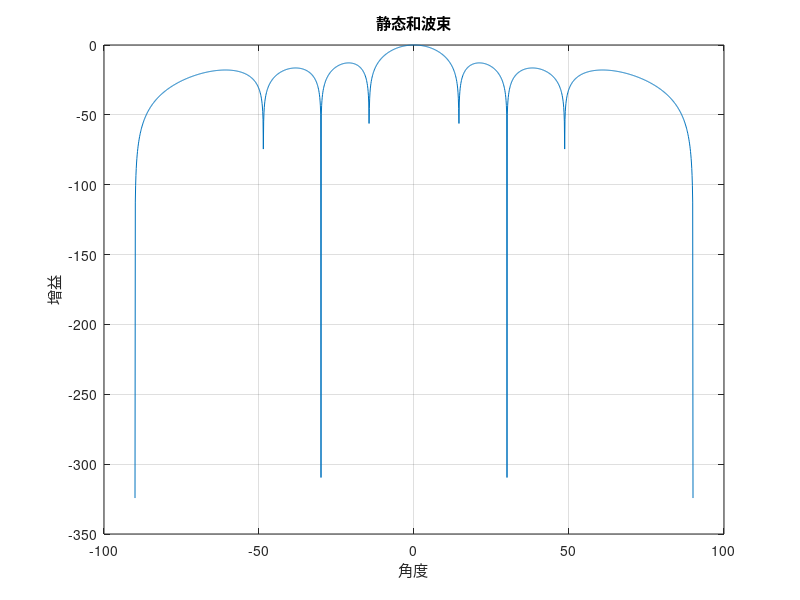

Recreate this plot in MATLAB. (Note: this script raises an error after producing the figure.)
close all;
clear all;
clc;
clear ;clc;close all;
%%参数设置
f=16e9;
c=3e8;
lamda=c/f;
d=lamda/2;
k=2*pi/lamda;
N=8;

%% 无干扰静态方向图
theta=-90:0.1:90;
L=length(theta);
a_start=zeros(N,L);
for i=1:N
    a_start(i,:)=exp(1j*k*(i-1)*d*sind(theta));
end
v=ones(N,1);
s=v'*a_start;
s1=abs(s);
s2=s1/max(s1);
s=20*log10(s2);
figure(1);
plot(theta,s);
xlabel("角度");
ylabel("增益");
title('静态和波束');
grid on;
%% 期望信号 噶闹信号 噪声信号
M=512;%采样次数
theta0=15;%期望信号角度
theta_i=[38 68];%干扰信号
a_i=exp(1i*k*(0:N-1)'*d*sind(theta_i));%干扰信号对每个阵子的相移
a0=exp(1i*k*(0:N-1)'*d*sind(theta0));%期望信号对每个阵子的相移 alpha
I1=zeros(N,M);
I2=zeros(N,M);
n=zeros(N,M);
for ii=1:M %生成信号
    AM_I1=100*randn(1);
    AM_I2=100*randn(1);
    I1(:,ii)=AM_I1*a_i(:,1);
    I2(:,ii)=AM_I2*a_i(:,2);
    n(:,ii)=0.5*(randn(N,1)+j*randn(N,1));

end
X=I1+I2+n;
%%LCEC
R=X*X'/M;
c=a0;%期望信号矢量
[V,D]=eig(R);%协方差矩阵特征值分解
un=V(:,1:6);
un=fliplr(un);
I=eye(N);
w_lcec=un*un'*c*inv(c'*un*un'*c);
y_lcec=w_lcec'*a_start;
y_lcec=abs(y_lcec);
y_lcec=y_lcec/max(y_lcec);
figure(5);
plot(theta,db(y_lcec));
grid on;
%% 构建目标函数 干扰为38 68 信号为15度 零陷宽度为1度
theta_3dB=38;
theta_3dB_2=10;
Am=70;
D_theta=zeros(1,L);
for i=1:length(theta)
    if theta(i)<=40.5&&theta(i)>=36.5  
        D_theta(i)=-min(12*((theta(i)/theta_3dB_2))^4,Am);
     else if theta(i)<=70.5&&theta(i)>=66.5 
        D_theta(i)=-min(12*((theta(i)/theta_3dB))^4,Am);
      else if theta(i)>=10&&theta(i)<=20   
         D_theta(i)=0;
      else
         D_theta(i)=-30; 
      end
      end
    end
end
figure(2)
plot(theta,D_theta);
grid on;
%% 差分变异初始化
NP=50;
D=2*N;        % 优化个数
G=200;
F0=0.4;
CR=0.1;

yz=10^-6;
limit = [0, 360;0, 360;0, 360;0, 360;0, 360;0, 360;0, 360;0, 360;0, 1;0, 1;0, 1;0, 1;0, 1;0,1;0, 1;0, 1;];              % 设置位置参数限制 
for i = 1:D
    alpha (i,:)= limit(i, 1) + (limit(i, 2) - limit(i, 1)) * rand(NP,1);%初始种群的位置
end

x=zeros(D,NP);    % 初始种群
v=zeros(D,NP);    % 变异种群
u=zeros(D,NP);    % 选择种群
%   种群初值
x=alpha;
%   计算目标参数
ob=cost(NP,theta,a_start,x,w_lcec,D_theta);

trace(1)=max(ob);
%          差分进化循环
for gen=1:G
    %   变异操作
    for m=1:NP
        r1=randi([1,NP],1,1);
        while(r1==m)
            r1=randi([1,NP],1,1);
        end
        
        r2=randi([1,NP],1,1);
        while(r2==r1)||(r2==m)
            r2=randi([1,NP],1,1);
        end
        
        r3=randi([1,NP],1,1);
        while(r3==m)||(r3==r2)||(r3==r1)
            r3=randi([1,NP],1,1);
        end
        %  产生不同的r1,r2,r3
        
        v(:,m)=x(:,r1)+F0*(x(:,r2)-x(:,r3));
 
    end
    
    %   交叉操作
    
    r=randi([1,D],1,1);   % 这个变异是针对整个种群的变异，不正对单个个体
    for n=1:D
        cr=rand;
        if (cr<=CR)||(n==r)
            u(n,:)=v(n,:);
        else
            u(n,:)=x(n,:);
        end
    end
%     %     边界条件处理
%     for m=1:NP
%         for n=1:D
%             if u(n,m)<a
%                 u(n,m)=a;
%             end
%             if u(n,m)>b
%                 u(n,m)=b;
%             end
%         end
%     end
    
    % 自然选择
    % 计算新的适应度
    ob_1=cost(NP,theta,a_start,u,w_lcec,D_theta);
    
    for m=1:NP
        if ob_1(m)>ob(m)
            x(:,m)=u(:,m);
        else
            x(:,m)=x(:,m);
        end
        
    end
    % 现在x为经过选择后的种群
    
    ob=cost(NP,theta,a_start,x,w_lcec,D_theta);
    
    [trace(gen+1), temp]=max(ob);
    tt=max(ob);
    
end
w_DE=exp(j*diag(x(1:(size(x,1)/2),temp))/180*pi)*diag(x(1+(size(x,1)/2):size(x,1),temp))*w_lcec; 
y_DE=w_DE'*a_start;
y_DE=abs(y_DE);
y_DE=y_DE/max(y_DE);
 
figure(3);
title(['差分进化算法(DE)', '最小值: ', num2str(tt)]);
xlabel('迭代次数'); 
ylabel('目标函数值');
plot(trace);

grid on;
figure(4)
plot(theta,D_theta,'r');hold on;
plot(theta,db(y_DE),'b');
xlabel("角度");
ylabel("dB");
ylim([-100,0]);
